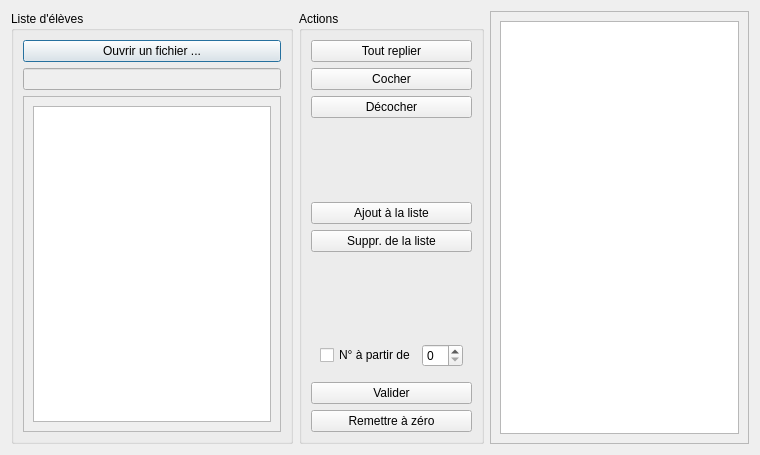
<?xml version="1.0" encoding="UTF-8"?>
<ui version="4.0">
 <class>Dialog</class>
 <widget class="QDialog" name="Dialog">
  <property name="geometry">
   <rect>
    <x>0</x>
    <y>0</y>
    <width>760</width>
    <height>455</height>
   </rect>
  </property>
  <property name="windowTitle">
   <string>Choix d'un groupe d'élèves</string>
  </property>
  <layout class="QHBoxLayout" name="horizontalLayout_2">
   <item>
    <widget class="QGroupBox" name="groupBox_2">
     <property name="title">
      <string>Liste d'élèves</string>
     </property>
     <layout class="QVBoxLayout" name="verticalLayout_3">
      <item>
       <widget class="QPushButton" name="pushButtonFile">
        <property name="text">
         <string>Ouvrir un fichier ...</string>
        </property>
       </widget>
      </item>
      <item>
       <widget class="QLineEdit" name="lineEditFile">
        <property name="enabled">
         <bool>false</bool>
        </property>
       </widget>
      </item>
      <item>
       <widget class="QScrollArea" name="scrollArea">
        <property name="widgetResizable">
         <bool>true</bool>
        </property>
        <widget class="QWidget" name="scrollAreaWidgetContents">
         <property name="geometry">
          <rect>
           <x>0</x>
           <y>0</y>
           <width>235</width>
           <height>333</height>
          </rect>
         </property>
         <layout class="QHBoxLayout" name="horizontalLayout">
          <item>
           <widget class="gestClasseTreeView" name="treeView"/>
          </item>
         </layout>
        </widget>
       </widget>
      </item>
     </layout>
    </widget>
   </item>
   <item>
    <widget class="QGroupBox" name="groupBox">
     <property name="title">
      <string>Actions</string>
     </property>
     <layout class="QVBoxLayout" name="verticalLayout">
      <item>
       <widget class="QPushButton" name="pushButton_replierArbre">
        <property name="toolTip">
         <string>Replier toutes les classes</string>
        </property>
        <property name="text">
         <string>Tout replier</string>
        </property>
        <property name="icon">
         <iconset>
          <normaloff>images/icons16/actions/go-top.png</normaloff>images/icons16/actions/go-top.png</iconset>
        </property>
       </widget>
      </item>
      <item>
       <widget class="QPushButton" name="pushButton_cocher">
        <property name="toolTip">
         <string>Cocher tous les élèves visibles</string>
        </property>
        <property name="text">
         <string>Cocher</string>
        </property>
       </widget>
      </item>
      <item>
       <widget class="QPushButton" name="pushButton_decocher">
        <property name="toolTip">
         <string>Décocher tous les élèves, visibles ou non</string>
        </property>
        <property name="text">
         <string>Décocher</string>
        </property>
       </widget>
      </item>
      <item>
       <spacer name="verticalSpacer_2">
        <property name="orientation">
         <enum>Qt::Vertical</enum>
        </property>
        <property name="sizeHint" stdset="0">
         <size>
          <width>20</width>
          <height>40</height>
         </size>
        </property>
       </spacer>
      </item>
      <item>
       <widget class="QPushButton" name="pushButton_addToList">
        <property name="toolTip">
         <string>Ajouter les noms cochés de l'arbre dans la liste à droite</string>
        </property>
        <property name="text">
         <string>Ajout à la liste</string>
        </property>
        <property name="icon">
         <iconset>
          <normaloff>images/icons16/actions/go-next.png</normaloff>images/icons16/actions/go-next.png</iconset>
        </property>
       </widget>
      </item>
      <item>
       <widget class="QPushButton" name="pushButton_delInList">
        <property name="toolTip">
         <string>Supprimer de la liste les noms en surbrillance</string>
        </property>
        <property name="text">
         <string>Suppr. de la liste</string>
        </property>
        <property name="icon">
         <iconset>
          <normaloff>images/icons16/actions/gtk-goto-first-ltr.png</normaloff>images/icons16/actions/gtk-goto-first-ltr.png</iconset>
        </property>
       </widget>
      </item>
      <item>
       <spacer name="verticalSpacer">
        <property name="orientation">
         <enum>Qt::Vertical</enum>
        </property>
        <property name="sizeHint" stdset="0">
         <size>
          <width>20</width>
          <height>40</height>
         </size>
        </property>
       </spacer>
      </item>
      <item>
       <widget class="QWidget" name="widget" native="true">
        <layout class="QHBoxLayout" name="horizontalLayout_3">
         <item>
          <widget class="QCheckBox" name="checkBoxNumero">
           <property name="toolTip">
            <string>Quand la case est cochée, un numéro sera ajouté comme préfixe aux noms</string>
           </property>
           <property name="text">
            <string>N° à partir de</string>
           </property>
          </widget>
         </item>
         <item>
          <widget class="QSpinBox" name="spinBoxNumero">
           <property name="toolTip">
            <string>La numérotation commence à cette valeur</string>
           </property>
          </widget>
         </item>
        </layout>
       </widget>
      </item>
      <item>
       <widget class="QPushButton" name="pushButton_OK">
        <property name="toolTip">
         <string>Accepter la liste actuelle et fermer ce dialogue</string>
        </property>
        <property name="text">
         <string>Valider</string>
        </property>
       </widget>
      </item>
      <item>
       <widget class="QPushButton" name="pushButton_Esc">
        <property name="toolTip">
         <string>Supprimer tous les noms de la liste et fermer ce dialogue</string>
        </property>
        <property name="text">
         <string>Remettre à zéro</string>
        </property>
       </widget>
      </item>
     </layout>
    </widget>
   </item>
   <item>
    <widget class="QScrollArea" name="scrollArea_2">
     <property name="widgetResizable">
      <bool>true</bool>
     </property>
     <widget class="QWidget" name="scrollAreaWidgetContents_2">
      <property name="geometry">
       <rect>
        <x>0</x>
        <y>0</y>
        <width>236</width>
        <height>435</height>
       </rect>
      </property>
      <layout class="QVBoxLayout" name="verticalLayout_2">
       <item>
        <widget class="QListWidget" name="listWidget"/>
       </item>
      </layout>
     </widget>
    </widget>
   </item>
  </layout>
 </widget>
 <customwidgets>
  <customwidget>
   <class>gestClasseTreeView</class>
   <extends>QTreeView</extends>
   <header>gestclassetreeview.h</header>
  </customwidget>
 </customwidgets>
 <resources/>
 <connections/>
</ui>
